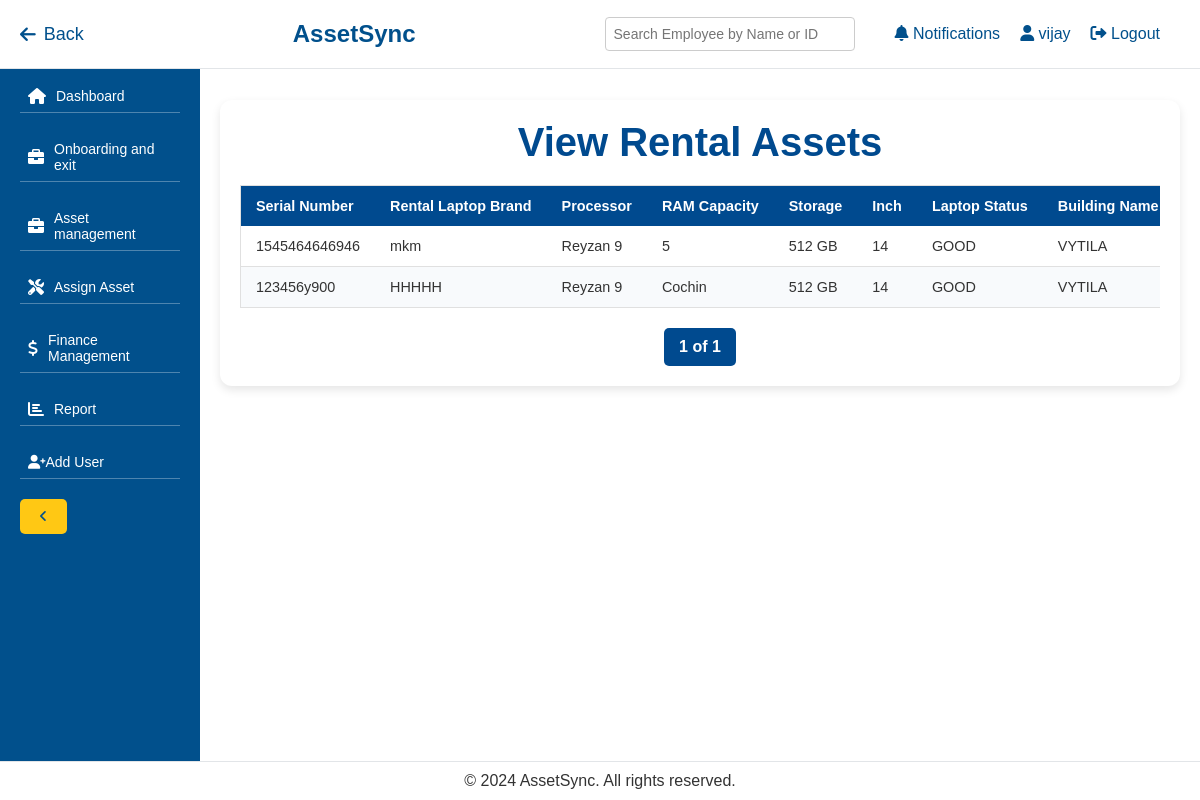
Screenshot of /view-asset/rental-assets/ (signed in) with the database file from the repository.
### management/models.py (models this page shows, shortened)
class RentalAsset(models.Model):
    serial_number = models.CharField(max_length=100)
    rental_laptop_brand = models.CharField(max_length=100)
    processor = models.CharField(max_length=100)
    ram_capacity = models.CharField(max_length=50)
    storage = models.CharField(max_length=50)
    inch = models.CharField(max_length=10)
    laptop_status = models.CharField(max_length=50)
    building_name = models.CharField(max_length=100)
    date_of_purchase = models.DateField()
    remarks = models.TextField(blank=True, null=True)
    employee = models.ForeignKey(Employee, on_delete=models.SET_NULL, null=True, blank=True, related_name='rental_assets')

### management/views.py (the view)
# urls.py: path('view-asset/rental-assets/', views.view_rental_assets, name='view_rental_assets'),
@login_required
def view_rental_assets(request):
    rental_assets_list = RentalAsset.objects.all()
    paginator = Paginator(rental_assets_list, 10)  # Show 10 rental assets per page
    page_number = request.GET.get('page')
    rental_assets = paginator.get_page(page_number)
    return render(request, 'management/view_rental_assets.html', {'rental_assets': rental_assets})

### management/templates/management/view_rental_assets.html (shortened to what this page needs)
{% extends 'management/base.html' %}
{% block content %}
<div class="container">
    <h2>View Rental Assets</h2>
    <div class="table-container">
        <table>
            <thead>
                <tr>
                    <th>Serial Number</th>
                    <th>Rental Laptop Brand</th>
                    <th>Processor</th>
                    <th>RAM Capacity</th>
                    <th>Storage</th>
                    <th>Inch</th>
                    <th>Laptop Status</th>
                    <th>Building Name</th>
                </tr>
            </thead>
            <tbody>
                {% for rental_asset in rental_assets %}
                <tr>
                    <td>{{ rental_asset.serial_number }}</td>
                    <td>{{ rental_asset.rental_laptop_brand }}</td>
                    <td>{{ rental_asset.processor }}</td>
                    <td>{{ rental_asset.ram_capacity }}</td>
                    <td>{{ rental_asset.storage }}</td>
                    <td>{{ rental_asset.inch }}</td>
                    <td>{{ rental_asset.laptop_status }}</td>
                    <td>{{ rental_asset.building_name }}</td>
                </tr>
                {% empty %}
                <tr>
                    <td colspan="11">No rental assets found.</td>
                </tr>
                {% endfor %}
            </tbody>
        </table>
    </div>
    <div class="pagination">
        <span class="current">{{ rental_assets.number }} of {{ rental_assets.paginator.num_pages }}</span>
    </div>
</div>
{% endblock %}

### management/templates/management/base.html (shortened to what this page needs)
{% load static %}
<!DOCTYPE html>
<html lang="en">
<head>
    <link rel="stylesheet" href="https://cdnjs.cloudflare.com/ajax/libs/font-awesome/6.0.0-beta3/css/all.min.css">
</head>
<body>
    <header>
        <a href="javascript:history.back()" class="back-btn"><i class="fas fa-arrow-left"></i> Back</a>
        <h1>AssetSync</h1>
        <div class="user-options">
            <div class="search-box">
                <input type="text" id="employeeSearch" placeholder="Search Employee by Name or ID" oninput="searchEmployee()">
            </div>
            <a href="#"><i class="fas fa-bell"></i> Notifications</a>
            <a href="#"><i class="fas fa-user"></i> {{ request.user.username }}</a>
            <form id="logout-form" action="{% url 'logout' %}" method="post" style="display:inline;">
                <button type="submit" class="btn" style="background:none; border:none; color: var(--primary-color); font-size: 16px; cursor: pointer;">
                    <i class="fas fa-sign-out-alt"></i> Logout
                </button>
            </form>
        </div>
    </header>
    <aside id="sidebar">
        <nav>
            <ul>
                <li class="{% if request.resolver_match.url_name == 'dashboard' %}active{% endif %}">
                    <a href="{% url 'dashboard' %}"><i class="fas fa-home icon"></i> <span class="text">Dashboard</span></a>
                </li>
                <li>
                    <a href="#" onclick="toggleDropdown(event)"><i class="fas fa-briefcase icon"></i> <span class="text">Onboarding and exit</span></a>
                </li>
                <li>
                    <a href="#" onclick="toggleDropdown(event)"><i class="fas fa-briefcase icon"></i> <span class="text">Asset management</span></a>
                </li>
                <li><a href="{% url 'assign_asset' %}"><i class="fas fa-tools icon"></i> <span class="text">Assign Asset</span></a></li>
                <li><a href="{% url 'finance_module' %}"><i class="fas fa-dollar-sign icon"></i> <span class="text">Finance Management</span></a></li>
                <li><a href="{% url 'report' %}"><i class="fas fa-chart-bar icon"></i> <span class="text">Report</span></a></li>
                <li><a href="{% url 'add_user' %}"><i class="fas fa-user-plus"></i> Add User</a></li>
            </ul>
        </nav>
        <button class="toggle-btn" onclick="toggleSidebar()"><i class="fas fa-angle-left"></i></button>
    </aside>
    <main>
        {% block content %}{% endblock %}
    </main>
    <footer>
        <p>&copy; 2024 AssetSync. All rights reserved.</p>
    </footer>
</body>
</html>

### management/templates/management/base.html (style rules this page uses)
:root { --primary-color: #01508c; --secondary-color: #ffc814; --light-blue-color: #e9f7ff; --white-color: #ffffff; --text-color: #333333; --line-color: rgba(255, 255, 255, 0.3); --collapsed-width: 50px; --expanded-width: 200px; --dropdown-bg-color: #ffffff; --dropdown-hover-bg-color: #f1f1f1; --dropdown-border-color: #e0e0e0; }
* { margin: 0; padding: 0; box-sizing: border-box; }
body { font-family: Arial, sans-serif; background-color: var(--light-blue-color); color: var(--text-color); }
header { position: fixed; top: 0; left: 0; width: 100%; background-color: var(--white-color); border-bottom: 1px solid #e2e5e8; padding: 15px 20px; display: flex; justify-content: space-between; align-items: center; z-index: 1000; }
header h1 { color: var(--primary-color); font-size: 24px; }
header .user-options { display: flex; align-items: center; }
header .user-options a { color: var(--primary-color); margin-left: 20px; text-decoration: none; font-size: 16px; transition: color 0.3s; }
.search-box { position: relative; margin-right: 20px; }
.search-box input[type="text"] { padding: 8px; font-size: 14px; width: 250px; border-radius: 4px; border: 1px solid #ccc; }
.back-btn { font-size: 18px; margin-right: 20px; cursor: pointer; color: var(--primary-color); text-decoration: none; display: flex; align-items: center; }
.back-btn i { margin-right: 8px; }
aside { position: fixed; top: 60px; bottom: 0; left: 0; width: var(--expanded-width); background-color: var(--primary-color); color: var(--white-color); padding: 20px; overflow-y: auto; transition: width 0.3s ease; z-index: 999; }
aside nav ul { list-style-type: none; }
aside nav ul li { margin-bottom: 20px; position: relative; }
aside nav ul li a { color: var(--white-color); text-decoration: none; display: flex; align-items: center; padding: 8px; font-size: 14px; background-color: var(--primary-color); border-bottom: 1px solid var(--line-color); transition: background-color 0.3s, color 0.3s; }
aside nav ul li a .icon { margin-right: 10px; font-size: 16px; }
main { margin-left: var(--expanded-width); padding: 80px 20px; min-height: 100vh; background-color: var(--white-color); transition: margin-left 0.3s ease; }
footer { position: fixed; bottom: 0; left: 0; width: 100%; background-color: var(--white-color); border-top: 1px solid #e2e5e8; color: var(--text-color); text-align: center; padding: 10px 0; z-index: 1000; }
button, .btn { background-color: var(--secondary-color); color: var(--primary-color); border: none; padding: 10px 20px; border-radius: 5px; cursor: pointer; transition: background-color 0.3s, color 0.3s; }
aside { overflow-y: auto; }

### management/templates/management/view_rental_assets.html (style rules this page uses)
body { font-family: 'Poppins', sans-serif; background-color: #f0f2f5; }
.container { max-width: 100%; margin: 20px auto; padding: 20px; background-color: #ffffff; border-radius: 12px; box-shadow: 0 4px 10px rgba(0, 0, 0, 0.1); }
h2 { font-size: 2.5rem; color: #004a8f; font-weight: 700; text-align: center; margin-bottom: 20px; }
.table-container { overflow-x: auto; margin-bottom: 20px; }
table { width: 100%; border-collapse: collapse; background-color: #ffffff; table-layout: auto; border: 1px solid #e0e0e0; border-radius: 8px; box-shadow: 0 2px 6px rgba(0, 0, 0, 0.1); }
th, td { padding: 12px 15px; text-align: left; font-size: 0.9rem; white-space: nowrap; }
th { background-color: #004a8f; color: #ffffff; font-weight: bold; }
td { color: #333; border-bottom: 1px solid #e0e0e0; }
tbody tr:nth-child(even) { background-color: #f8fafc; }
.pagination { display: flex; justify-content: center; margin-top: 20px; }
.pagination .current { background-color: #004a8f; color: #ffffff; font-weight: bold; padding: 10px 15px; margin: 0 5px; border-radius: 5px; }

### rows the page displays
RentalAsset: serial_number "1545464646946", rental_laptop_brand "mkm", processor "Reyzan 9", ram_capacity "5", storage "512 GB", inch "14", laptop_status "GOOD", building_name "VYTILA"
RentalAsset: serial_number "123456y900", rental_laptop_brand "HHHHH", processor "Reyzan 9", ram_capacity "Cochin", storage "512 GB", inch "14", laptop_status "GOOD", building_name "VYTILA"

### other values shown
{{ request.user.username }} "vijay"
{{ rental_assets.number }} "1"
{{ rental_assets.paginator.num_pages }} "1"
